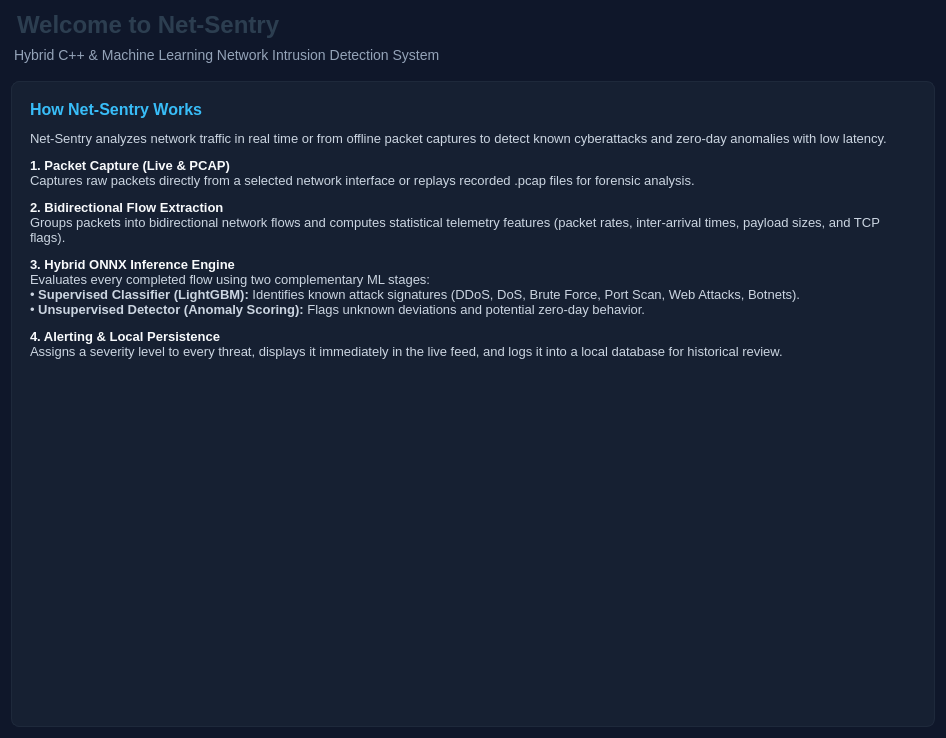
<?xml version="1.0" encoding="UTF-8"?>
<ui version="4.0">
 <class>HomeForm</class>
 <widget class="QWidget" name="HomeForm">
  <property name="geometry">
   <rect>
    <x>0</x>
    <y>0</y>
    <width>946</width>
    <height>738</height>
   </rect>
  </property>
  <property name="windowTitle">
   <string>Form</string>
  </property>
  <property name="styleSheet">
   <string notr="true">QWidget#HomeForm {
    background-color: #0f172a;
    color: #e2e8f0;
    font-family: &quot;Inter&quot;, &quot;Segoe UI&quot;, sans-serif;
}

QLabel#labelBienvenue {
    color: #f8fafc;
    font-size: 24px;
    font-weight: 700;
    padding-bottom: 2px;
}

QLabel#labelsoustitre {
    color: #94a3b8;
    font-size: 14px;
    padding-bottom: 12px;
}

QTextBrowser#howThisWorks {
    background-color: #162032;
    color: #cbd5e1;
    border: 1px solid #1e293b;
    border-radius: 8px;
    padding: 14px;
    font-size: 13px;
    line-height: 1.5;
}</string>
  </property>
  <layout class="QVBoxLayout" name="verticalLayout">
   <item>
    <widget class="QLabel" name="labelBienvenue">
     <property name="styleSheet">
      <string notr="true">  color: #2C3E50;
    font-family: 'Segoe UI', Arial, sans-serif;
    font-size: 24px;
    font-weight: bold;</string>
     </property>
     <property name="text">
      <string>Welcome to Net-Sentry</string>
     </property>
    </widget>
   </item>
   <item>
    <widget class="QLabel" name="labelsoustitre">
     <property name="text">
      <string>Hybrid C++ &amp; Machine Learning Network Intrusion Detection System</string>
     </property>
    </widget>
   </item>
   <item>
    <widget class="QTextBrowser" name="howThisWorks">
     <property name="html">
      <string>&lt;!DOCTYPE HTML PUBLIC &quot;-//W3C//DTD HTML 4.0//EN&quot; &quot;http://www.w3.org/TR/REC-html40/strict.dtd&quot;&gt;
&lt;html&gt;&lt;head&gt;&lt;meta name=&quot;qrichtext&quot; content=&quot;1&quot; /&gt;&lt;meta charset=&quot;utf-8&quot; /&gt;&lt;style type=&quot;text/css&quot;&gt;
p, li { white-space: pre-wrap; }
hr { height: 1px; border-width: 0; }
li.unchecked::marker { content: &quot;\2610&quot;; }
li.checked::marker { content: &quot;\2612&quot;; }
&lt;/style&gt;&lt;/head&gt;&lt;body style=&quot; font-family:'Adwaita Sans'; font-size:13px; font-weight:400; font-style:normal;&quot;&gt;
&lt;h3 style=&quot; margin-top:0px; margin-bottom:12px; margin-left:0px; margin-right:0px; -qt-block-indent:0; text-indent:0px;&quot;&gt;&lt;span style=&quot; font-size:large; font-weight:700; color:#38bdf8;&quot;&gt;How Net-Sentry Works&lt;/span&gt;&lt;/h3&gt;
&lt;p style=&quot; margin-top:12px; margin-bottom:12px; margin-left:0px; margin-right:0px; -qt-block-indent:0; text-indent:0px;&quot;&gt;Net-Sentry analyzes network traffic in real time or from offline packet captures to detect known cyberattacks and zero-day anomalies with low latency. &lt;/p&gt;
&lt;p style=&quot; margin-top:12px; margin-bottom:12px; margin-left:0px; margin-right:0px; -qt-block-indent:0; text-indent:0px;&quot;&gt;&lt;span style=&quot; font-weight:700; color:#f8fafc;&quot;&gt;1. Packet Capture (Live &amp;amp; PCAP)&lt;/span&gt;&lt;br /&gt;Captures raw packets directly from a selected network interface or replays recorded &lt;span style=&quot; font-family:'monospace';&quot;&gt;.pcap&lt;/span&gt; files for forensic analysis. &lt;/p&gt;
&lt;p style=&quot; margin-top:12px; margin-bottom:12px; margin-left:0px; margin-right:0px; -qt-block-indent:0; text-indent:0px;&quot;&gt;&lt;span style=&quot; font-weight:700; color:#f8fafc;&quot;&gt;2. Bidirectional Flow Extraction&lt;/span&gt;&lt;br /&gt;Groups packets into bidirectional network flows and computes statistical telemetry features (packet rates, inter-arrival times, payload sizes, and TCP flags). &lt;/p&gt;
&lt;p style=&quot; margin-top:12px; margin-bottom:12px; margin-left:0px; margin-right:0px; -qt-block-indent:0; text-indent:0px;&quot;&gt;&lt;span style=&quot; font-weight:700; color:#f8fafc;&quot;&gt;3. Hybrid ONNX Inference Engine&lt;/span&gt;&lt;br /&gt;Evaluates every completed flow using two complementary ML stages:&lt;br /&gt;• &lt;span style=&quot; font-weight:700;&quot;&gt;Supervised Classifier (LightGBM):&lt;/span&gt; Identifies known attack signatures (DDoS, DoS, Brute Force, Port Scan, Web Attacks, Botnets).&lt;br /&gt;• &lt;span style=&quot; font-weight:700;&quot;&gt;Unsupervised Detector (Anomaly Scoring):&lt;/span&gt; Flags unknown deviations and potential zero-day behavior. &lt;/p&gt;
&lt;p style=&quot; margin-top:12px; margin-bottom:12px; margin-left:0px; margin-right:0px; -qt-block-indent:0; text-indent:0px;&quot;&gt;&lt;span style=&quot; font-weight:700; color:#f8fafc;&quot;&gt;4. Alerting &amp;amp; Local Persistence&lt;/span&gt;&lt;br /&gt;Assigns a severity level to every threat, displays it immediately in the live feed, and logs it into a local database for historical review.&lt;/p&gt;&lt;/body&gt;&lt;/html&gt;</string>
     </property>
    </widget>
   </item>
  </layout>
 </widget>
 <resources/>
 <connections/>
</ui>
